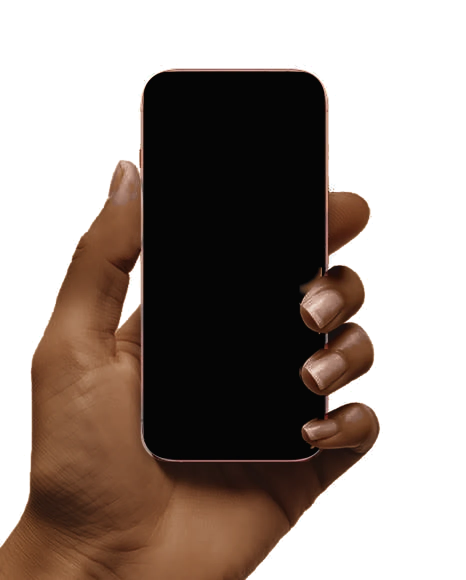
#> input picture apps/web/src/landing/assets/hand-phone.webp, 932 x 1160 px (shown at 1/2 size)
$ python process.py ../../apps/web/src/landing/assets/hand-phone.webp
#> lines starting #> are read from the running program, lines starting #| are printed output that depends on the picture; after the words box and inside, x2 and y2 are one past the last pixel; in counts of white or black regions, pixels touching at a corner belong together
#!/usr/bin/env python3
"""
Builds the landing-page hero assets from the hand-holding-a-phone photo.

    python3 scripts/hero-photo/process.py [path/to/photo.jpg] [--debug DIR]

Requires Python 3.9+ with numpy and Pillow (`pip install numpy pillow`).
Defaults to scripts/hero-photo/source.jpg (466 x 580). The phone geometry below is measured
on that photo in source pixels; a larger export of the same shot works unchanged because
everything is scaled from the source size.

What it does
  1. Cuts the hand + phone out of the studio background (soft, de-fringed edges).
  2. Blanks the phone's screen (the browser renders a live Delegate app there instead).
  3. Separates the three fingertips that overlap the screen into their own layer, so the
     live screen sits *behind* them, with a soft contact shadow on the glass.
  4. Re-tones the hand to a deep brown skin tone, keeping the photo's own light and shadow
     (palms a little warmer and lighter than the backs of the fingers, as on a real hand).
     The hand is otherwise exactly as photographed.

Outputs (apps/web/src/landing/assets/, imported by PhotoPhone.tsx so Vite fingerprints them)
  hand-phone.webp     RGBA: transparent background, re-toned hand, blank screen
  phone-fingers.webp  RGBA: only the fingertips over the screen (+ their shadow on the glass)
  hand-phone.json     pixel geometry: canvas size and the screen rectangle
"""
from __future__ import annotations

import json
import sys
from collections import deque
from pathlib import Path

import numpy as np
from PIL import Image, ImageDraw, ImageFilter

ROOT = Path(__file__).resolve().parents[2]
OUT = ROOT / "apps" / "web" / "src" / "landing" / "assets"

SRC_W, SRC_H = 466, 580  # the photo the geometry below was measured on
SCALE = 2  # working resolution = source x SCALE
PAD_L, PAD_B = 0, 0  # no extra canvas: the photo is used as framed

# Phone, measured in source pixels (the phone is upright: no rotation, no perspective).
OUTER = (141.0, 69.0, 327.6, 461.6, 27.0)  # x0, y0, x1, y1, corner radius — outside of the copper frame
INNER = (143.6, 71.6, 324.4, 458.6, 24.5)  # inside of the frame: everything here is glass
DISPLAY = (146.6, 74.6, 321.4, 455.4, 22.0)  # the lit display area (a 3 px black bezel surrounds it)
FINGER_ROI = (299.5, 256.0, 324.4, 459.0)  # where fingertips overlap the glass

# Deep brown skin ramps (dark → light) applied along the original skin's lightness.
DORSAL_RAMP = [(0.00, "#1b0f09"), (0.22, "#2f1a10"), (0.45, "#4a2b1b"), (0.65, "#633a24"), (0.80, "#7b4a2f"), (0.92, "#94603f"), (1.00, "#b07c5c")]
PALM_RAMP = [(0.00, "#24140c"), (0.22, "#3b2215"), (0.45, "#5c3622"), (0.65, "#7a4b31"), (0.80, "#93603f"), (0.92, "#ac7a57"), (1.00, "#c49373")]
NAIL_RAMP = [(0.00, "#5a3a2e"), (0.45, "#9a7262"), (0.75, "#c49d8c"), (1.00, "#e8d3c8")]


# ----------------------------------------------------------------------------- colour maths
def srgb_to_linear(c):
    return np.where(c <= 0.04045, c / 12.92, ((c + 0.055) / 1.055) ** 2.4)


def linear_to_srgb(c):
    c = np.clip(c, 0, 1)
    return np.where(c <= 0.0031308, c * 12.92, 1.055 * np.power(c, 1 / 2.4) - 0.055)


_M = np.array([[0.4124564, 0.3575761, 0.1804375], [0.2126729, 0.7151522, 0.0721750], [0.0193339, 0.1191920, 0.9503041]])
_WHITE = np.array([0.95047, 1.0, 1.08883])


def rgb_to_lab(rgb):
    xyz = srgb_to_linear(rgb) @ _M.T / _WHITE
    f = np.where(xyz > 216 / 24389, np.cbrt(xyz), (24389 / 27 * xyz + 16) / 116)
    return np.stack([116 * f[..., 1] - 16, 500 * (f[..., 0] - f[..., 1]), 200 * (f[..., 1] - f[..., 2])], -1)


def lab_to_rgb(lab):
    fy = (lab[..., 0] + 16) / 116
    fx = fy + lab[..., 1] / 500
    fz = fy - lab[..., 2] / 200
    f = np.stack([fx, fy, fz], -1)
    xyz = np.where(f**3 > 216 / 24389, f**3, (116 * f - 16) / (24389 / 27)) * _WHITE
    return linear_to_srgb(xyz @ np.linalg.inv(_M).T)


def hex_rgb(h):
    h = h.lstrip("#")
    return np.array([int(h[i : i + 2], 16) / 255 for i in (0, 2, 4)])


def ramp(t, stops):
    """Map t in [0, 1] through colour stops, interpolating in Lab."""
    pos = np.array([p for p, _ in stops])
    lab = rgb_to_lab(np.array([hex_rgb(c) for _, c in stops]))
    return np.stack([np.interp(t, pos, lab[:, i]) for i in range(3)], -1)


# ----------------------------------------------------------------------------- mask helpers
def flood(allowed: np.ndarray, seeds: np.ndarray) -> np.ndarray:
    """4-connected flood fill of `allowed` starting from `seeds`."""
    H, W = allowed.shape
    al = bytearray(allowed.astype(np.uint8).ravel().tobytes())
    out = bytearray(H * W)
    q = deque()
    for i in np.flatnonzero(seeds.ravel() & allowed.ravel()).tolist():
        out[i] = 1
        q.append(i)
    while q:
        i = q.popleft()
        x = i % W
        for j in (i - 1 if x > 0 else -1, i + 1 if x < W - 1 else -1, i - W, i + W):
            if 0 <= j < H * W and al[j] and not out[j]:
                out[j] = 1
                q.append(j)
    return np.frombuffer(bytes(out), dtype=np.uint8).reshape(H, W).astype(bool)


def components(mask: np.ndarray) -> list[np.ndarray]:
    """4-connected components of a boolean mask, as arrays of flat indices."""
    H, W = mask.shape
    m = bytearray(mask.astype(np.uint8).ravel().tobytes())
    out = []
    for start in np.flatnonzero(mask.ravel()).tolist():
        if not m[start]:
            continue
        m[start] = 0
        q, comp = deque([start]), [start]
        while q:
            i = q.popleft()
            x = i % W
            for j in (i - 1 if x > 0 else -1, i + 1 if x < W - 1 else -1, i - W, i + W):
                if 0 <= j < H * W and m[j]:
                    m[j] = 0
                    q.append(j)
                    comp.append(j)
        out.append(np.array(comp))
    return out


def to_img(mask: np.ndarray) -> Image.Image:
    return Image.fromarray((np.clip(mask, 0, 1) * 255).astype(np.uint8), "L")


def from_img(img: Image.Image) -> np.ndarray:
    return np.asarray(img).astype(np.float32) / 255


def dilate(mask, size):
    return from_img(to_img(mask.astype(np.float32)).filter(ImageFilter.MaxFilter(size))) > 0.5


def erode(mask, size):
    return from_img(to_img(mask.astype(np.float32)).filter(ImageFilter.MinFilter(size))) > 0.5


def blur(arr, radius):
    return from_img(to_img(arr).filter(ImageFilter.GaussianBlur(radius)))


def rounded_rect(shape, box, k, ss=4):
    """Anti-aliased rounded rectangle; box in working pixels (x0, y0, x1, y1, r)."""
    H, W = shape
    x0, y0, x1, y1, r = box
    img = Image.new("L", (W * ss, H * ss), 0)
    ImageDraw.Draw(img).rounded_rectangle([x0 * ss, y0 * ss, x1 * ss - 1, y1 * ss - 1], radius=r * ss, fill=255)
    return from_img(img.resize((W, H), Image.LANCZOS))


class Canvas:
    """Source-pixel → working-pixel transform for the padded canvas."""

    def __init__(self, scale, pad_l, pad_b):
        self.s, self.pl = scale, pad_l
        self.W, self.H = (SRC_W + pad_l) * scale, (SRC_H + pad_b) * scale

    def x(self, v):
        return (v + self.pl) * self.s

    def y(self, v):
        return v * self.s

    def box(self, b):
        x0, y0, x1, y1, *r = b
        return (self.x(x0), self.y(y0), self.x(x1), self.y(y1), *(v * self.s for v in r))


# ----------------------------------------------------------------------------- pipeline
def main(src_path: Path, debug: Path | None) -> None:
    src = Image.open(src_path).convert("RGB")
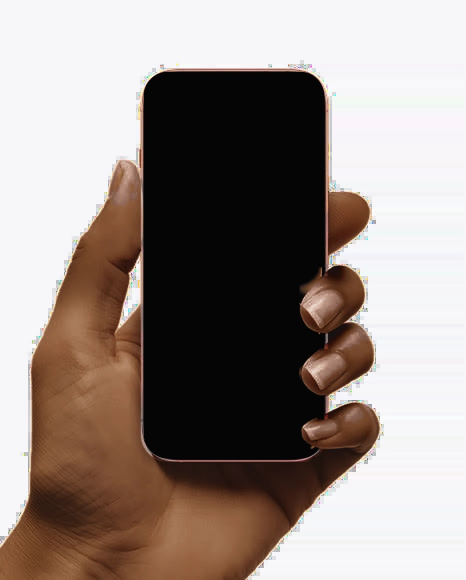
#> src: PIL image 932x1160 RGB (shown at 1/2 size); mean R, G, B 151.4, 139.9, 134.6
    k = src.width / SRC_W  # a larger export of the same photo
    s = SCALE / k
    work = src.resize((round(src.width * s), round(src.height * s)), Image.LANCZOS)
    work = work.filter(ImageFilter.UnsharpMask(radius=1.2, percent=45, threshold=2))
    photo = np.asarray(work).astype(np.float32) / 255
    h0, w0, _ = photo.shape
    cv = Canvas(SCALE, PAD_L, PAD_B)
    H, W = cv.H, cv.W
    ox = cv.x(0)  # where the photo starts horizontally on the canvas
    yy, xx = np.mgrid[0:H, 0:W]
    sx, sy = xx / SCALE - PAD_L, yy / SCALE  # source coordinates of every canvas pixel
    print(f"source {src.size} → canvas {W}x{H}")
#| source (932, 1160) → canvas 932x1160

    def dbg(name, arr):
        if debug:
            debug.mkdir(parents=True, exist_ok=True)
            a = np.clip(arr, 0, 1)
            mode = "L" if a.ndim == 2 else ("RGBA" if a.shape[-1] == 4 else "RGB")
            Image.fromarray((a * 255 + 0.5).astype(np.uint8), mode).save(debug / f"{name}.png")

    # 1. Background ------------------------------------------------------------------------
    border = np.concatenate([photo[0], photo[:, -1]])  # top + right edges are pure studio grey
#> border = 2092 rows, first 8: [0.969, 0.965, 0.976], [0.969, 0.965, 0.976], [0.969, 0.965, 0.976], [0.969, 0.965, 0.976], [0.969, 0.965, 0.976], [0.969, 0.965, 0.976], [0.969, 0.965, 0.976], [0.969, 0.965, 0.976]
    bg = np.median(border, axis=0)
#> bg = [0.969, 0.965, 0.976]
    dist = np.abs(photo - bg).max(-1) * 255
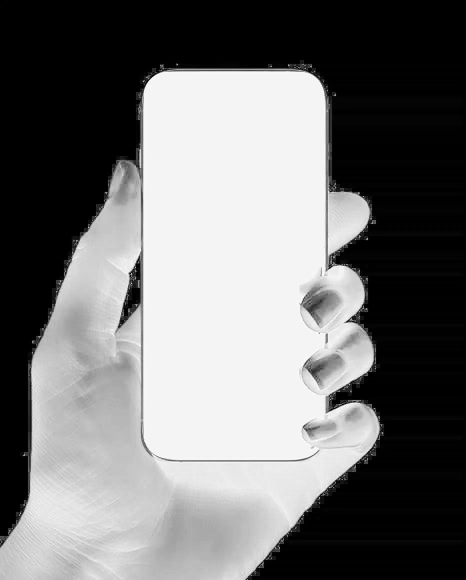
#> dist: shape (1160, 932) float32 (shown at 1/2 size); min 0, max 249, mean 114.9
    edge = np.zeros((h0, w0), bool)
    edge[0, :] = edge[-1, :] = edge[:, 0] = edge[:, -1] = True
    bgmask = flood(dist < 12, edge)
    # Background pockets enclosed by the hand (between the thumb and the phone), never the screen.
    phone_box = rounded_rect((h0, w0), tuple(v * SCALE for v in OUTER), 4) > 0.01
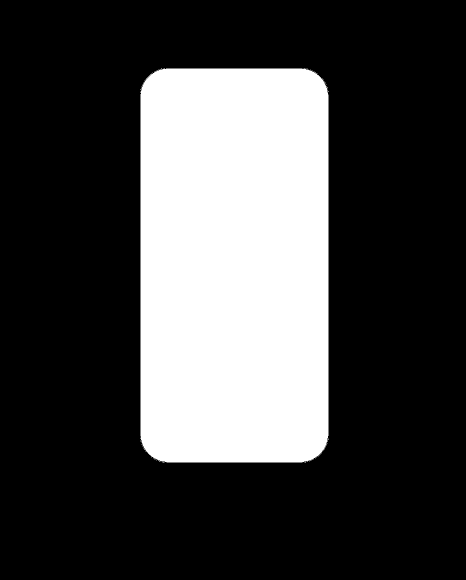
#> phone_box: shape (1160, 932) bool (shown at 1/2 size); 27.2% white; 30 white regions (27 under 20 px), largest, box (x1, y1, x2, y2) and area: (281, 137, 656, 924) 292526, (657, 189, 658, 872) 683, (333, 925, 605, 926) 272
    for comp in components((dist < 10) & ~bgmask & ~phone_box):
#> in components, `H, W = mask.shape`: H = 1160; W = 932
        if len(comp) >= 120 * SCALE * SCALE:
            bgmask.ravel()[comp] = True
#> this loop made 746 passes
    fg = ~bgmask
#> fg: shape (1160, 932) bool; 53.6% white; 5 black regions (3 under 20 px), largest, box (x1, y1, x2, y2) and area: (0, 0, 932, 1160) 501225, (256, 576, 280, 616) 571
    band = fg & dilate(bgmask, 5)
#> band: shape (1160, 932) bool; 0.79% white in thin lines or dots, all inside (x1, y1, x2, y2) = (0, 120, 768, 1160)
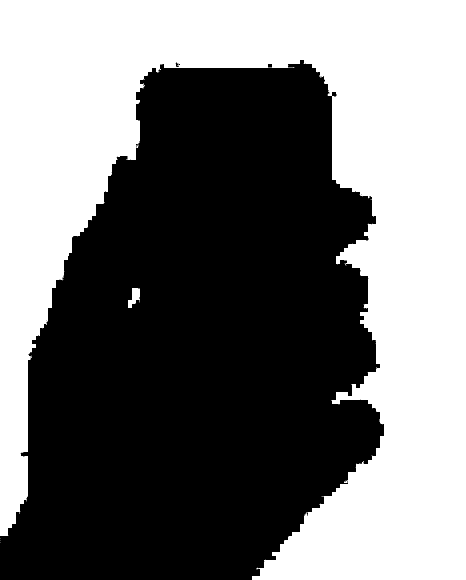
#> bgmask: shape (1160, 932) bool (shown at 1/2 size); 46.4% white; 5 white regions (3 under 20 px), largest, box (x1, y1, x2, y2) and area: (0, 0, 932, 1160) 501225, (256, 576, 280, 616) 571
    alpha_p = fg.astype(np.float32)
    alpha_p[band] = np.clip((dist[band] - 4) / 26, 0, 1)
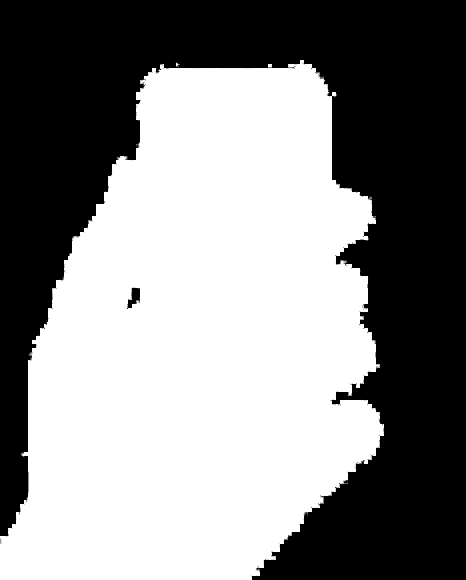
#> alpha_p: shape (1160, 932) float32 (shown at 1/2 size); min 0, max 1, mean 0.535
    alpha_p = blur(alpha_p, 0.6)
    alpha_p[erode(fg, 7)] = 1.0
#> alpha_p: shape (1160, 932) float32; min 0, max 1, mean 0.535
    a3 = alpha_p[..., None]
    photo = np.where((a3 > 0.02) & (a3 < 0.99), np.clip((photo - (1 - a3) * bg) / np.maximum(a3, 0.02), 0, 1), photo)

    # Place the photo on the padded canvas.
    rgb = np.zeros((H, W, 3), np.float32)
    alpha = np.zeros((H, W), np.float32)
    rgb[:h0, ox : ox + w0] = photo
    alpha[:h0, ox : ox + w0] = alpha_p
    inphoto = np.zeros((H, W), bool)
    inphoto[:h0, ox : ox + w0] = True

    # 2. Phone geometry --------------------------------------------------------------------
    outer = rounded_rect((H, W), cv.box(OUTER), SCALE)
    inner = rounded_rect((H, W), cv.box(INNER), SCALE)
    display = rounded_rect((H, W), cv.box(DISPLAY), SCALE)
    lum = photo_lum = rgb.mean(-1)

    # 3. Fingertips over the glass ----------------------------------------------------------
    fx0, fy0, fx1, fy1 = FINGER_ROI
    roi = (sx >= fx0) & (sx <= fx1) & (sy >= fy0) & (sy <= fy1) & inphoto
    roi &= ~((sx < 316) & (sy > 448))  # the wallpaper's corner glow, which touches the last fingertip
    cand = roi & (photo_lum > 75 / 255)
#> cand: shape (1160, 932) bool; 0.56% white; 21 white regions (16 under 20 px), largest, box (x1, y1, x2, y2) and area: (599, 562, 649, 661) 3001, (603, 710, 649, 779) 1821, (603, 843, 649, 880) 1089, (640, 535, 644, 553) 42, (632, 900, 640, 908) 21
    cand = dilate(erode(cand, 5), 5) & roi  # opening: drops the wallpaper's thin glow lines
#> in from_img (call 8), `return np.asarray(img).astype(np.float32) / 255`:
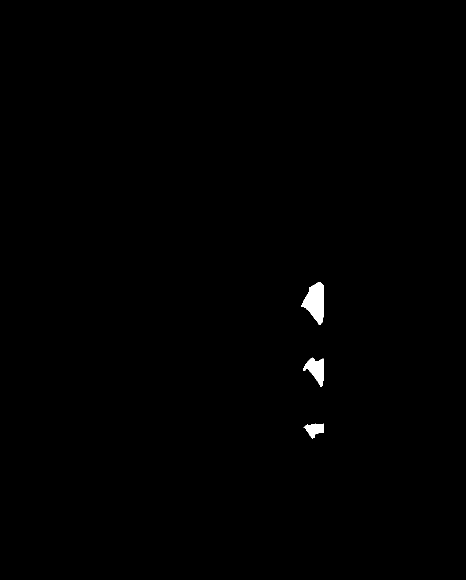
#> returned value: shape (1160, 932) float32 (shown at 1/2 size); values 0 (black) and 1 (white), 0.4% white; 3 white regions, box (x1, y1, x2, y2) and area: (603, 564, 647, 650) 2319, (606, 715, 647, 773) 1280, (607, 847, 647, 877) 718
    right = roi & (sx >= fx1 - 1.5)
    fingers = flood(cand, right)
#> the loop in flood (call 2), `for i in np.flatnonzero(seeds.ravel() & allowed.ravel()).tolist():` made 454 passes
#> i on passes 1 to 3: 528158, 529090, 530022
#> the loop in flood (call 2), `while q:` made 5617 passes
#> (i, x) on passes 1 to 3: (528158, 646), (529090, 646), (530022, 646)
    fingers = dilate(fingers, 3) & roi & (photo_lum > 40 / 255) | fingers
#> fingers: shape (1160, 932) bool; 0.56% white; 3 white regions, box (x1, y1, x2, y2) and area: (600, 561, 649, 653) 3051, (603, 712, 649, 776) 1877, (604, 844, 649, 880) 1167
    # Soft edge from the photo's own anti-aliasing against the dark glass.
    near = dilate(fingers, 5) & roi
#> near: shape (1160, 932) bool; 0.66% white; 3 white regions, box (x1, y1, x2, y2) and area: (599, 559, 649, 655) 3454, (601, 710, 649, 778) 2224, (602, 842, 649, 882) 1456
    f_alpha = np.where(near, np.clip((photo_lum * 255 - 38) / 70, 0, 1), 0) * dilate(fingers, 3)
    f_alpha = np.maximum(f_alpha, erode(fingers, 3).astype(np.float32))
#> in from_img (call 13), `return np.asarray(img).astype(np.float32) / 255`:
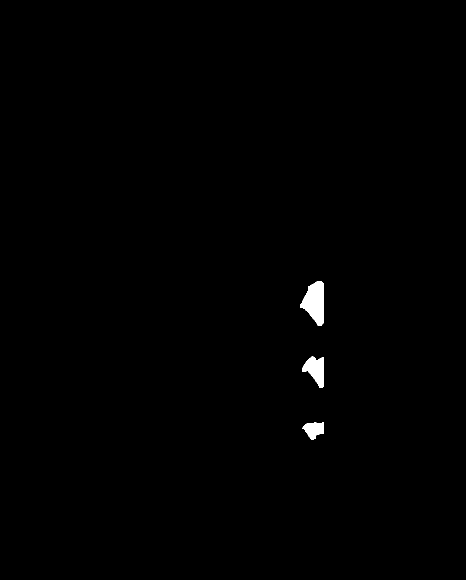
#> returned value: shape (1160, 932) float32 (shown at 1/2 size); values 0 (black) and 1 (white), 0.5% white; 3 white regions, box (x1, y1, x2, y2) and area: (601, 562, 648, 652) 2773, (604, 713, 648, 775) 1649, (605, 845, 648, 879) 1003
    f_alpha = blur(f_alpha, 0.5)
    # Where a fingertip crosses the copper frame (right of the glass), the frame strip is finger too.
    rows = np.flatnonzero(fingers[:, int(cv.x(fx1)) - 2])
#> rows = 172 values from 564 to 868
    over_frame = np.zeros((H, W), np.float32)
    strip = (sx > fx1 - 0.5) & (sx <= OUTER[2] + 1.0)
    rowmask = np.zeros(H, bool)
    rowmask[rows] = True
    over_frame[rowmask[:, None] & strip] = 1.0
    over_frame = blur(over_frame, 0.8)
    # One continuous finger coverage from the glass, across the bezel and over the copper frame.
    f_alpha = np.maximum(f_alpha, over_frame * (dilate(fingers, 9) | (sx > fx1 - 1.5)))
    fingers_hard = f_alpha > 0.5
    dbg("01_fingers", np.dstack([f_alpha, lum * 0.6, lum * 0.6]))

    # 4. Skin -------------------------------------------------------------------------------
    phone_body = (outer > 0.5) & ~fingers_hard & ~(over_frame > 0.5)
    skin = (alpha > 0.5) & ~phone_body & inphoto
    not_phone = 1 - np.clip(outer - np.maximum(f_alpha, over_frame), 0, 1)
    skin_soft = np.clip(blur(skin.astype(np.float32), 0.9) * not_phone + f_alpha, 0, 1)

    lab = rgb_to_lab(rgb)
    L = lab[..., 0]
    sk = skin & (alpha > 0.9)
    lo, hi = np.percentile(L[sk], 1.5), np.percentile(L[sk], 99.3)
#> lo = 7.59; hi = 98.75
    tt = np.clip((L - lo) / (hi - lo), 0, 1)

    # Which way each part of the hand faces: palm (lower palm, thumb base) vs backs of the fingertips.
    palm_w = np.zeros((H, W), np.float32)
    pimg = Image.new("L", (W, H), 0)
    d = ImageDraw.Draw(pimg)
    P = lambda pts: [(cv.x(x), cv.y(y)) for x, y in pts]  # noqa: E731
    d.polygon(P([(-200, 300), (142, 300), (142, 470), (300, 466), (372, 445), (372, 520), (300, 640), (-200, 900)]), fill=255)  # palm + thenar
    d.polygon(P([(90, 150), (142, 150), (142, 300), (80, 300)]), fill=150)  # side of the thumb
    d.polygon(P([(328, 182), (380, 182), (380, 250), (328, 250)]), fill=70)  # index finger, seen from the side
    palm_w = blur(from_img(pimg), 9 * SCALE)

    # Nails: the lightest, least saturated parts of the fingertips and thumb tip.
    chroma = np.hypot(lab[..., 1], lab[..., 2])
    nail_zone = ((sx >= 296) & (sy >= 256) & (sy <= 462)) | ((sx >= 92) & (sx <= 142) & (sy >= 150) & (sy <= 205))
    nails = sk & nail_zone & (L > np.percentile(L[sk], 80)) & (chroma < np.percentile(chroma[sk], 30))
    nails = dilate(erode(nails, 3), 3)
    nail_soft = blur(nails.astype(np.float32), 1.6) * (skin_soft > 0)
    dbg("02_nails", np.dstack([nail_soft, lum * 0.5, palm_w * 0.6]))

    target = ramp(tt, DORSAL_RAMP) * (1 - palm_w[..., None]) + ramp(tt, PALM_RAMP) * palm_w[..., None]
    # Keep a little of the original warmth variation (knuckles, fingertips) for realism.
    a_med, b_med = np.median(lab[..., 1][sk]), np.median(lab[..., 2][sk])
#> a_med = 15.64; b_med = 23.74
    target[..., 1] += 0.35 * (lab[..., 1] - a_med)
    target[..., 2] += 0.25 * (lab[..., 2] - b_med)
    nail_t = np.clip((L - np.percentile(L[nails], 5)) / max(1e-3, np.percentile(L[nails], 99) - np.percentile(L[nails], 5)), 0, 1) if nails.any() else tt
    nail_lab = ramp(nail_t * 0.7 + 0.3 * tt, NAIL_RAMP)
    target = target * (1 - nail_soft[..., None]) + nail_lab * nail_soft[..., None]
    toned = lab_to_rgb(target)
    rgb = rgb * (1 - skin_soft[..., None]) + toned * skin_soft[..., None]

    # 5. Blank glass: everything inside the frame becomes the black bezel / dark display ------
    glass = np.array([0.018, 0.018, 0.022])
    g = np.clip(inner - f_alpha, 0, 1)[..., None]
    rgb = rgb * (1 - g) + glass * g
    alpha = np.maximum(alpha, inner)
    dbg("03_toned", np.dstack([rgb, alpha]))

    # 6. Fingertips layer: the toned fingers + a soft contact shadow on the glass -------------
    shadow = blur(np.roll(np.roll(f_alpha, 2 * SCALE, 0), -3 * SCALE, 1), 3.5 * SCALE) * 0.55
    shadow = shadow * (1 - f_alpha) * (display > 0.5)
    fa = np.clip(f_alpha + shadow, 0, 1)
    f_rgb = np.where(f_alpha[..., None] > 0, rgb * (f_alpha / np.maximum(fa, 1e-4))[..., None], 0)
    fingers_rgba = np.dstack([f_rgb, fa])

    # 7. Geometry ------------------------------------------------------------------------------
    x0, y0, x1, y1, r = cv.box(DISPLAY)
    ox0, oy0, ox1, oy1, orr = cv.box(OUTER)
    meta = {
        "width": W,
        "height": H,
        "screen": {"x": round(x0, 1), "y": round(y0, 1), "w": round(x1 - x0, 1), "h": round(y1 - y0, 1), "r": round(r, 1)},
        "phone": {"x": round(ox0, 1), "y": round(oy0, 1), "w": round(ox1 - ox0, 1), "h": round(oy1 - oy0, 1), "r": round(orr, 1)},
    }

    # 8. Write -------------------------------------------------------------------------------
    OUT.mkdir(parents=True, exist_ok=True)
    save_rgba(np.dstack([rgb, alpha]), OUT / "hand-phone.webp", 90)
    save_rgba(fingers_rgba, OUT / "phone-fingers.webp", 92, crop_to=(int(cv.x(FINGER_ROI[0]) - 40), 0, W, H))
    (OUT / "hand-phone.json").write_text(json.dumps(meta, indent=2) + "\n")
    print(json.dumps(meta))
    if debug:
        dbg("05_fingers_layer", fingers_rgba)


def save_rgba(rgba, path, quality, crop_to=None):
    img = Image.fromarray((np.clip(rgba, 0, 1) * 255 + 0.5).astype(np.uint8), "RGBA")
    if crop_to:  # keep the full canvas size (so layers align) but blank everything outside the crop
        blank = Image.new("RGBA", img.size, (0, 0, 0, 0))
        blank.paste(img.crop(crop_to), crop_to[:2])
        img = blank
    img.save(path, "WEBP", quality=quality, method=6, exact=False)


if __name__ == "__main__":
    args = sys.argv[1:]
    dbg_dir = None
    if "--debug" in args:
        i = args.index("--debug")
        dbg_dir = Path(args[i + 1])
        del args[i : i + 2]
    main(Path(args[0]) if args else Path(__file__).with_name("source.jpg"), dbg_dir)
